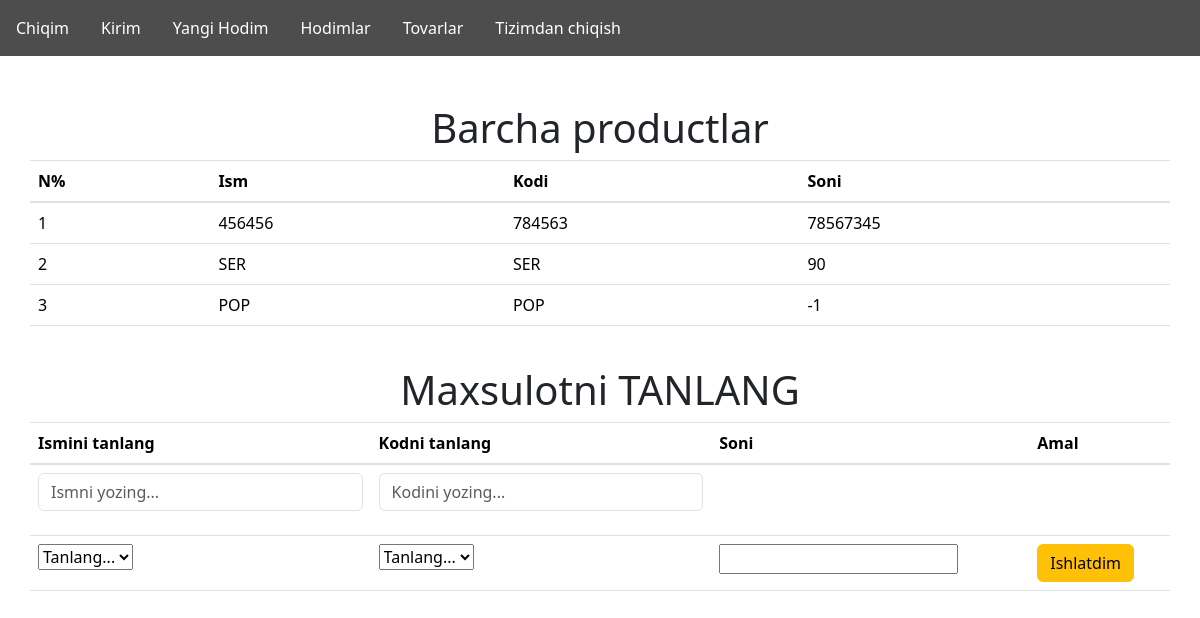
Before: /home/ (signed in) with the older database file.
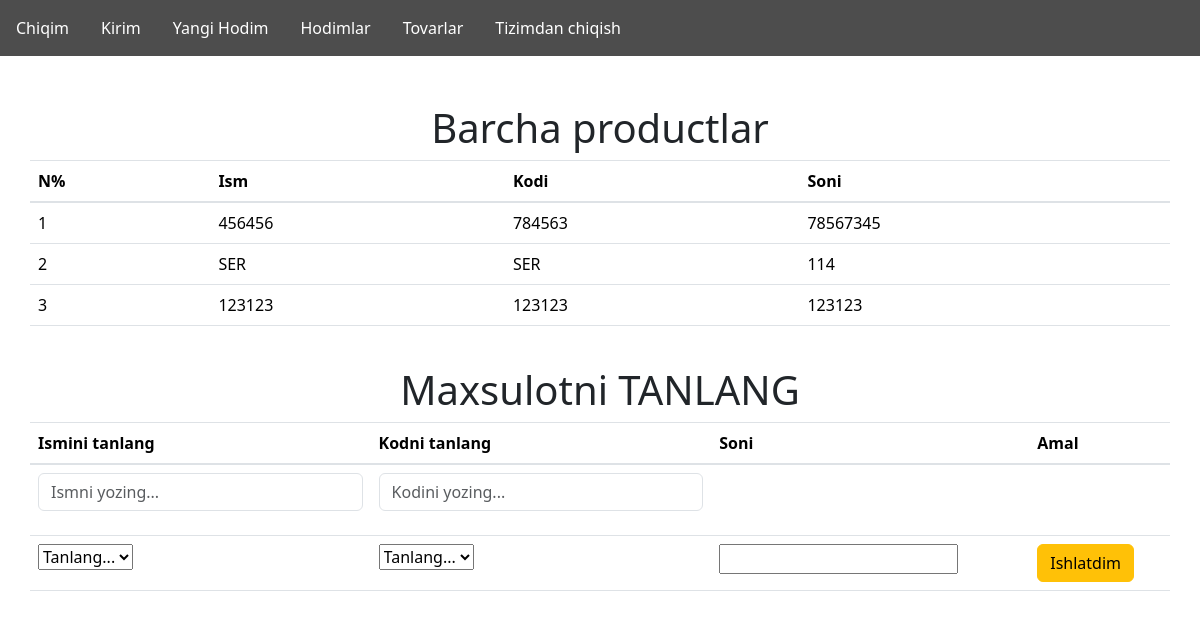
After: the same page with the newer database file.
### products/models.py (models this page shows, shortened)
class Product(models.Model):
    name = models.CharField(max_length=255, unique=True)
    code = models.CharField(max_length=255, unique=True)
    amount = models.IntegerField()
    price = models.IntegerField(default=1000)

### products/views.py (the view, shortened to what this page needs)
# urls.py: path('home/', views.home, name='home'),
@login_required
def home(request):
    products = Product.objects.all()
    products_data = list(products.values('code', 'name'))
    return render(request, 'products/home.html', {'products' :products, 'data': products_data, 'products_json': json.dumps(products_data)})

### products/templates/products/home.html (shortened to what this page needs)
{% extends 'products/base.html' %}
{% block body %}
    {% if request.user.is_superuser or request.user.is_master %}
        <br><br>
        <h1>Barcha productlar</h1>
        <div class="table-nav">
            <table class="table">
                <thead>
                <tr>
                    <th>N%</th>
                    <th>Ism</th>
                    <th>Kodi</th>
                    <th>Soni</th>
                </tr>
                </thead>
                <tbody>
                {% for product in products %}
                    <tr>
                        <td data-label="N%">{{ forloop.counter }}</td>
                        <td data-label="Ism">{{ product.name }}</td>
                        <td data-label="Kodi">{{ product.code }}</td>
                        <td data-label="Soni">{{ product.amount }}</td>
                    </tr>
                {% endfor %}
                </tbody>
            </table>
        </div>
    {% endif %}
    <br>
    <h1>Maxsulotni TANLANG</h1>
    <div class="table-nav">
        <table class="table">
            <thead>
            <tr>
                <th>Ismini tanlang</th>
                <th>Kodni tanlang</th>
                <th>Soni</th>
                <th>Amal</th>
            </tr>
            </thead>
            <tbody>
            <tr>
                <td data-label="Ism bo'yicha qidiring">
                    <input type="text" id="searchName" placeholder="Ismni yozing..." class="form-control mb-3">
                </td>
                <td data-label="Kod bo'yicha qidiring">
                    <input type="text" id="searchCode" placeholder="Kodini yozing..." class="form-control mb-3">
                </td>
                <td></td>
                <td></td>
            </tr>
            <tr>
                <td data-label="Ismini tanlang">
                    <select id="nameSelect">
                        <option value="" disabled selected hidden>Tanlang...</option>
                    </select>
                </td>
                <td data-label="Kodni tanlang">
                    <select id="codeSelect">
                        <option value="" disabled selected hidden>Tanlang...</option>
                    </select>
                </td>
                <td data-label="Soni"><input type="number" id="product-amount"></td>
                <td data-label="Amal">
                    <button class="btn btn-warning" onclick="open_approve()">Ishlatdim</button>
                </td>
            </tr>
            </tbody>
        </table>
    </div>
{% endblock %}

Changed rows visible on the page:
removed Product: name "POP", code "POP", amount "-1"
changed Product "SER": amount "90" → "114"
added Product: name "123123", code "123123", amount "123123"
